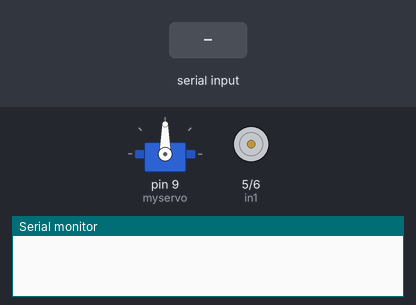
Recording of a sketch running on a simulated Arduino Uno, built with avr-gcc and run on an emulated ATmega328P. Parts: servo, motor-driver pin pairs drawn as motors (green arrow = first pin HIGH = forward, orange = second pin HIGH = backward, longer = more drive), the last lines printed to the serial monitor. Inputs (shaded band) come from the test bench.

Above: at 1.2 s.
1.3 s: "F" received over the second serial link
At 1.8 s:
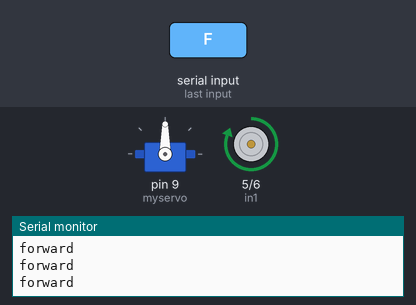
2.8 s: "B" received over the second serial link
At 3.7 s:
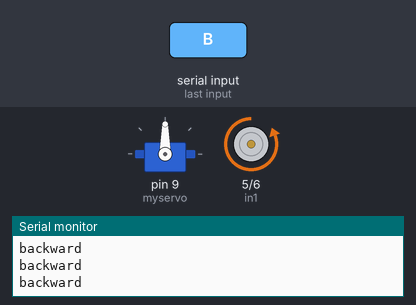
4.3 s: "G" received over the second serial link
At 4.9 s:
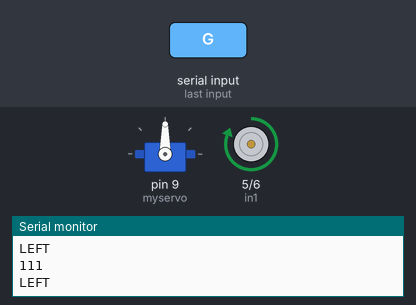
5.8 s: "I" received over the second serial link
7.5 s: "G" received over the second serial link
Timing chart, 0 to 10.2 s (numbered marks = the images above; inputs shaded):
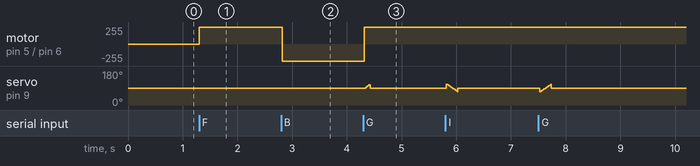

The sketch:

rc_car_arpit.ino
```cpp
#include<SoftwareSerial.h>
#include<Servo.h>
#define tx 2
#define rx 3
Servo myservo;

int in1=5;
int in2=6;
int pos=90;
char command;
int pos1=90;
int pos2=90;
SoftwareSerial btSerial(tx,rx);


void setup() {
Serial.begin(9600);
btSerial.begin(9600);
pinMode(in1,OUTPUT);
pinMode(in2,OUTPUT);
myservo.attach(9);


}

void loop() {
  // put your main code here, to run repeatedly:
  if(btSerial.available()){
  command=btSerial.read();
  Serial.println(command);
  }
if(command=='F'){
  Serial.println("forward");
  digitalWrite(in1,HIGH);
  digitalWrite(in2,LOW );
  myservo.write(90);
}
if(command=='B'){
  Serial.println("backward");
  digitalWrite(in1,LOW);
  digitalWrite(in2,HIGH );
  myservo.write(90);
}
if (command=='G'&&'L'){
  Serial.println("LEFT");
  digitalWrite(in1,HIGH);
  digitalWrite(in2,LOW );
  myservo.write(90);
  pos1=pos;
  Serial.println(pos);
  if(pos<=110){
   for (pos; pos <=pos1+20; pos += 1) { // goes from 0 degrees to 180 degrees

   myservo.write(pos);              // tell servo to go to position in variable 'pos'
   delay(5);                       // waits 15ms for the servo to reach the position
  }
  }

}
if (command=='I'&&'R'){
  Serial.println("RIGHT");
  digitalWrite(in1,HIGH);
  digitalWrite(in2,LOW );
  myservo.write(90);
  Serial.println(pos);
  pos2=pos;
  if(pos>=70){
   for (pos; pos >=pos2-20; pos -= 1) { // goes from 0 degrees to 180 degrees

   myservo.write(pos);              // tell servo to go to position in variable 'pos'
   delay(5);                       // waits 15ms for the servo to reach the position
  }
  }


}

if(command=='S')
{
 Serial.println("STOP");
  digitalWrite(in1,LOW);
  digitalWrite(in2,LOW);


}


}
```

Measured:
- after the input at 1.3 s, motor on pin 5 (in1) / pin 6 (in2): stopped → forward 255/255 at once
- after the input at 2.8 s, motor on pin 5 (in1) / pin 6 (in2): forward 255/255 → backward 255/255 at once
- after the input at 4.3 s, motor on pin 5 (in1) / pin 6 (in2): backward 255/255 → forward 255/255 at once
